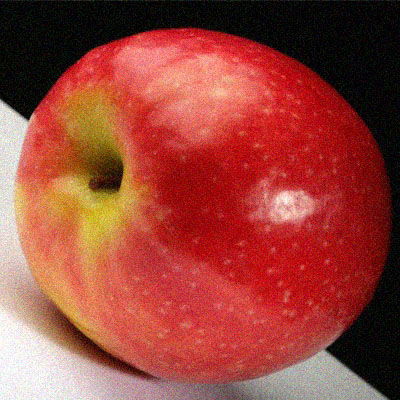
#> input picture homepracticle/lab1/apple_noise.jpg, 400 x 400 px
$ jupyter execute Untitled.ipynb
#> lines starting #> are read from the running program, lines starting #| are printed output that depends on the picture
[cell 1]
import cv2
img = cv2.imread("apple_noise.jpg" , cv2.IMREAD_GRAYSCALE);
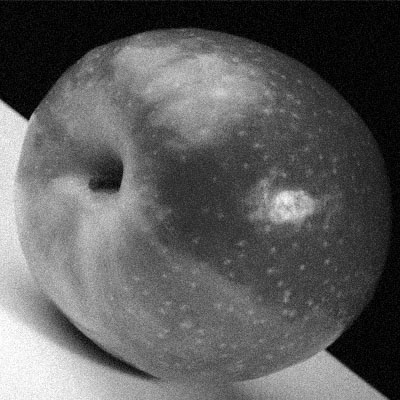
#> img: shape (400, 400); min 0, max 255, mean 92.3
cv2.imshow("apple",img);
cv2.imwrite("outout.jpg",img);
cv2.waitKey(0);
cv2.destroyAllWindows();
